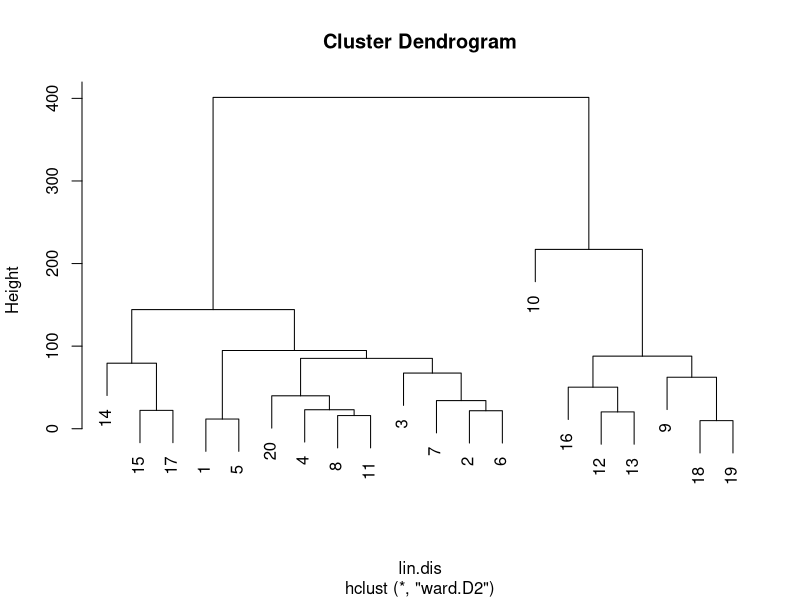
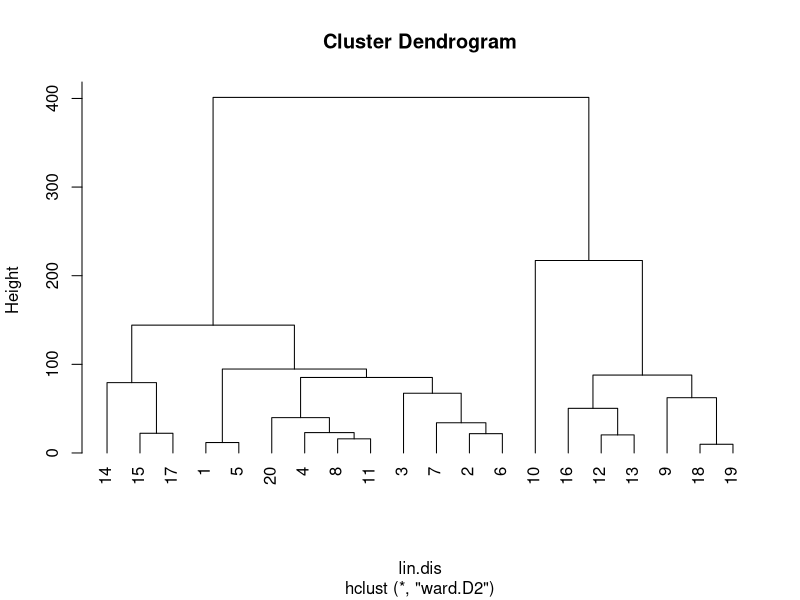
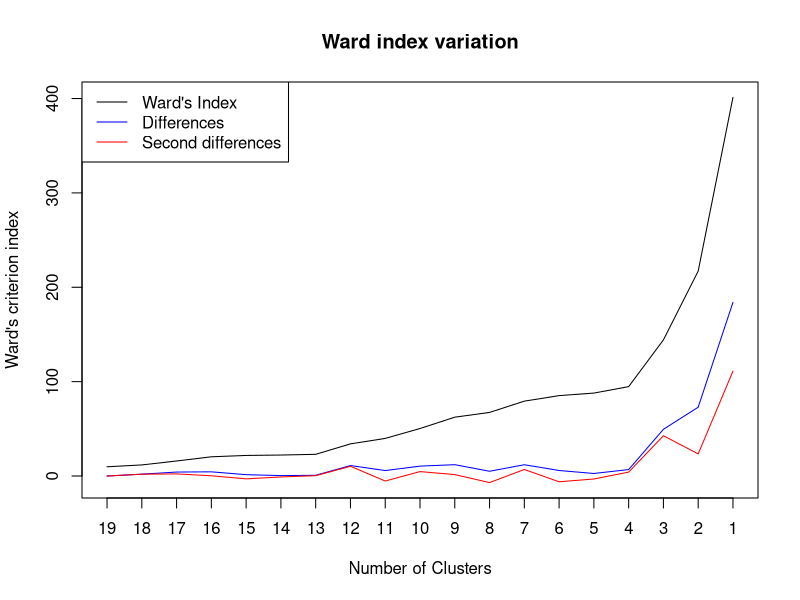
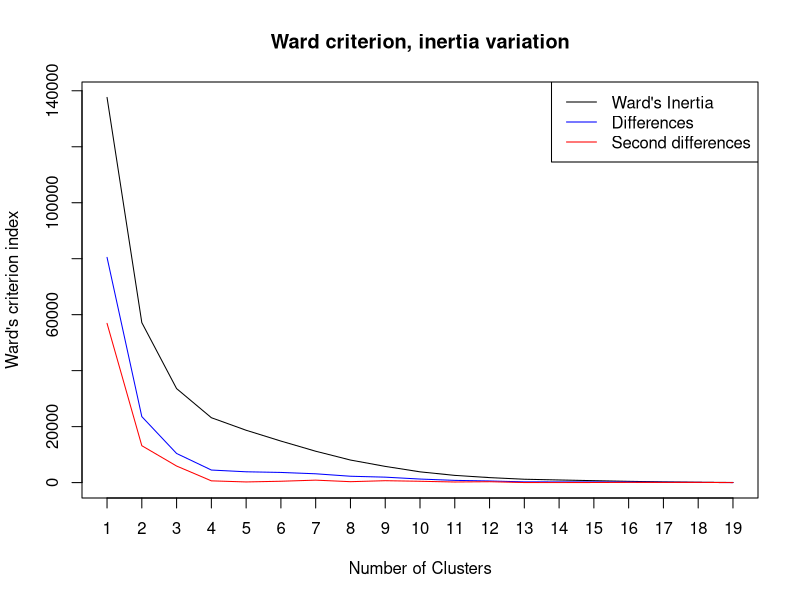
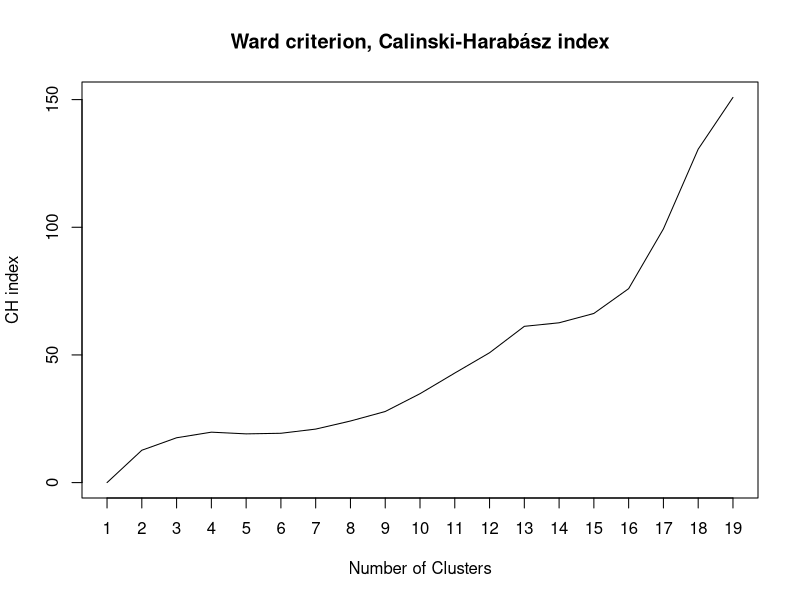
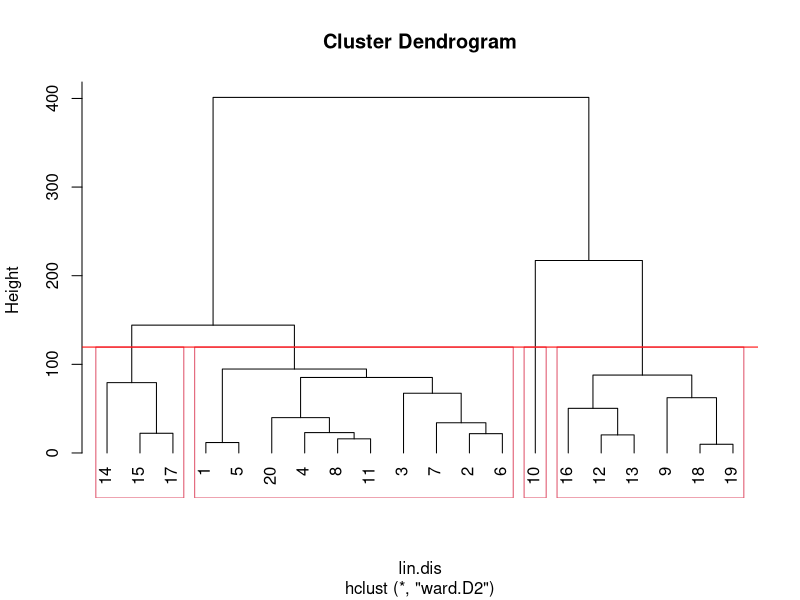
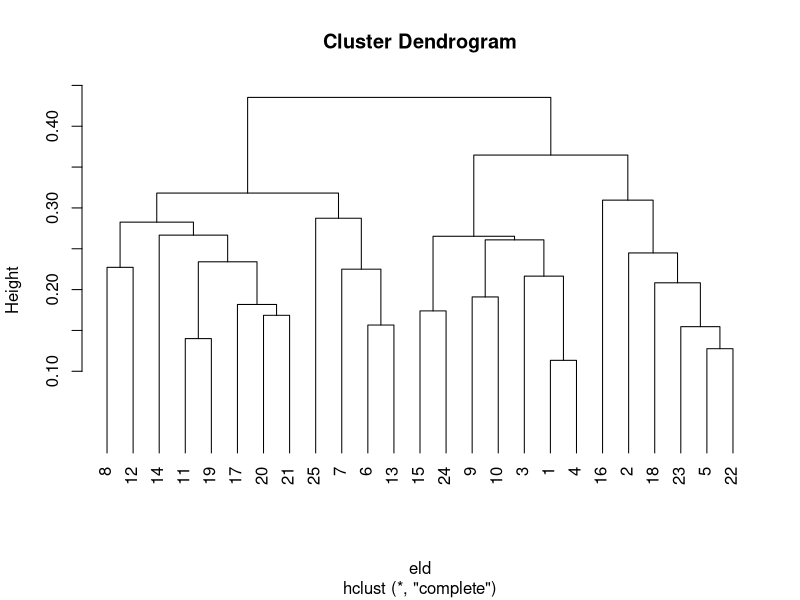
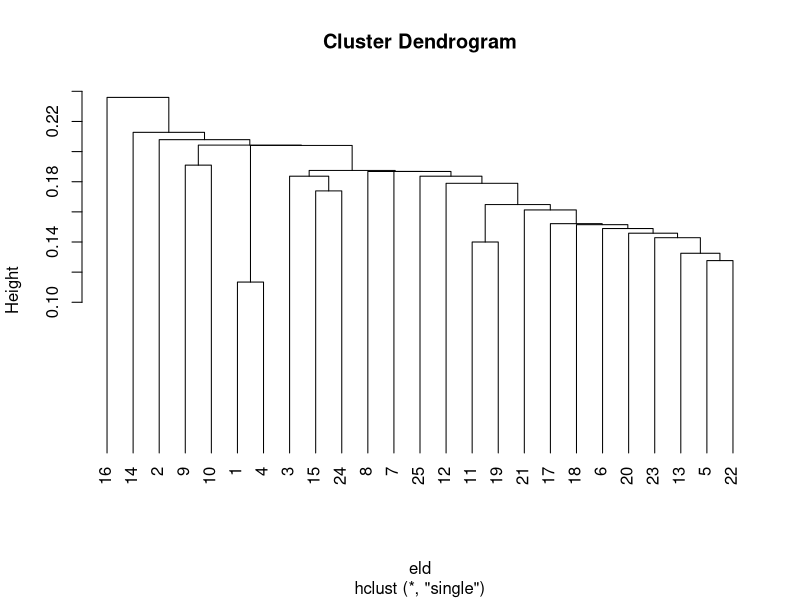

The R script that drew these images, in order:
#########################################################################
# clasificación jerarquica con hclust
# Pero se necesita de calcular la matriz  de distancias previamente.
dat = read.csv("Linnerud.csv",header=TRUE,row.names=1);head(dat)
n <- dim(dat)[1]
lin.dis   <- dist(dat); round(lin.dis,3)         # matriz de distancias (Euclidianas)       
lin.clust <- hclust(lin.dis,method="ward.D2")    # jerarquía ("Ward")
plot(lin.clust)                                  # gráfico dendrograma
plot(lin.clust,hang=-1)                          # gráfico mejor
lin.clust                                        
str(lin.clust)
# hclust brinda muchas salidas: se les vamos a salir todas
summary(lin.clust)
lin.clust$merge        # las parejas de nodos que se juntan
lin.clust$height       # el nivel de junctión
lin.clust$order        # el orden de las hojas
lin.clust$labels       # nombres
lin.clust$method       # método  
lin.clust$call         # fila de llamada
lin.clust$dist.method  # la distancia
part <- cutree(lin.clust, k = 1:(n-1)); part  # así se hacen todas las particiones posibles 
############################################################################################
# elección de la partición: inicialización
maxcl    <- n-1
ngr      <- c((maxcl):1)
wss      <- rep(0,maxcl)
wssd     <- wss
wssd2    <- wss
##########################################################################################
# estadísticas para el índice de la jerarquía
indx     <- lin.clust$height                       
Di       <- c(0,indx[2:maxcl] - indx[1:(maxcl-1)])    # diferencias índice de Ward
Di2      <- c(0,Di[2:maxcl] - Di[1:(maxcl-1)])        # diferencias segundas
########################################################################
# función que calcula la suma de cuadrados centrados

css <- function(data) {            # Centered sum of squares of a data.frame
       sum(scale(data, center = TRUE, scale = FALSE)^2)
}
########################################################################
# función que particiona los datos según los grupos eligidos y calcula
# la wss correspondiente
wrap <- function(i, hc, x) {          #  i = # of clusters, hc = hclust, x = data
        cl  <- cutree(hc, i)          # gets the partition in i groups 
        spl <- split(x, cl)           # splits the data in classes
        wss <- sum(sapply(spl, css))  # computes the wss
        wss
}
########################################################################
# se aplica wrap a cada partición
wss      <- rep(0,maxcl)
length(wss)
for (i in 1:maxcl) {
  wss[i] <- wrap(i,lin.clust,dat)             # suma de cuadratos dentro
}
# se calculan estadísticas correspondientes
Dw       <- -c(wss[2:maxcl] - wss[1:(maxcl-1)],0); Dw     # las dos diferencias
Dw2      <- -c(Dw[2:maxcl] - Dw[1:(maxcl-1)],0); Dw2

tss      <- wss[1]                            # suma de cuadratos total
bss      <- tss - wss                         # suma de cuadratos entre
# índice de Calinski-Harabász
df1      <- c(1:(maxcl))                      # número de grupos
df2      <- (n-c(1:maxcl))                    # número de observaciones - grupos
CH       <- (bss/df1)/(wss/df2)               # Calinski-Harabász
# se c onstruye la tabla de resultados
index    <- cbind(c((maxcl):1),lin.clust$merge,indx,Di,Di2,rev(wss),rev(Dw),rev(Dw2),CH)
rownames(index)   <- c(1:maxcl)
colnames(index)   <- c("ngr","g1","g2","index","Dindex","D2index","wss","Dwss","Dwss2","CH")
index
###### gráfico del índice
plot(c(1:maxcl),indx, type="l", xlab="Number of Clusters", ylim = c(min(indx,Di,Di2),max(indx,Di,Di2)),xaxt="n",
     ylab="Ward's criterion index", main = "Ward index variation")
axis(1,at=c(1:maxcl),labels=ngr)
lines(c(1:maxcl),Di,col="blue")
lines(c(1:maxcl),Di2,col="red")
legend("topleft",legend=c("Ward's Index","Differences","Second differences"),col=c("black","blue","red"),lty=1)
###### gráfico de las inercias
plot(1:maxcl, wss, type="l", xlab="Number of Clusters", ylim = c(min(wss,Dw,Dw2),max(wss,Dw,Dw2)),xaxt="n",
     ylab="Ward's criterion index", main = "Ward criterion, inertia variation")
axis(1,at=c(1:maxcl),labels=1:maxcl)
lines(1:maxcl, Dw,col="blue")
lines(1:maxcl, Dw2,col="red")
legend("topright",legend=c("Ward's Inertia","Differences","Second differences"),col=c("black","blue","red"),lty=1)
###### gráfico de Calinski-Harabász
plot(1:maxcl, CH, type="l", xlab="Number of Clusters", xaxt="n",
     ylab="CH index", main = "Ward criterion, Calinski-Harabász index")
axis(1,at=c(1:maxcl),labels=c(1:maxcl))
###########################################################################################
# estudio de una partición
ncl    <- 4                  # por ejemplo en 4 clases, pero cuidado, pues ncl es empleado
                             # para eligir la cuarta partición en part, ya que se han 
                             # hechas todas con cutree. Si no, hay que encuentrar cual se
                             # corresponde en part a ncl clases.
parti  <- part[,ncl]; parti  # clase de cada unidad
# para saber la lista de unidades por grupo en una partición y el promedio de las variables
apply(dat,2,mean)
clases = list()
dat_clases = split(dat,parti)
for (k in 1:ncl) {   # se buscan los nombres de las unidades
  clases$ind[[k]] <- rownames(part)[which(part[,ncl]==k)] # identifica ls puntos,
  clases$mean[[k]]<- apply(dat_clases[[k]],2,mean)        # cálcula los promédios
}
clases                                                    # lista de salida
###### dendrograma con clases
plot(lin.clust,hang=-1)
rect.hclust(lin.clust,k=ncl)
abline(h=(mean(indx[maxcl-ncl+c(1,2)])),col="red")
#########################################################################
# clasificación jerárquica con similitud
# se trabaja con Ellenberg
ell <- read.csv("Ellenberg.csv",header=TRUE,row.names=1); head(ell)
n = dim(ell)[1]
p = dim(ell)[2]
ell.c.sim <- matrix(0,nrow=p,p)
# se construye la matriz de similitud entre columnas según Sorensen 
for (i in 1:p) {
  for (j in 1:i) {
    if (i ==j)  {
      ell.c.sim[i,i] <- 1
    } else {
      t  <- table(ell[,i],ell[,j])  # tabla de contingencia
      a  <- t[1,1]
      b  <- t[1,2]
      c  <- t[2,1]
      d  <- t[2,2]
      so <- 2*a / (2*a + b + c)    # sorensen
      ell.c.sim[i,j] <- so         # valores en la primera mitad
      ell.c.sim[j,i] <- so         # también otra mitad
    } 
  }     
}
ell.c.sim
# se transforma en disimilitud y se hace la jerarquía
eld       <- as.dist(1-(ell.c.sim))
ell.c.cpl <- hclust(eld,method="complete") # distancia máxima
# gráfico del dendrograma
plot(ell.c.cpl,hang=-0.1)

ell.s.cpl <- hclust(eld,method="single")   # distancia mínima
plot(ell.s.cpl,hang=-0.1)
########################################################################
# trabajamos con la máxima distancia
maxcl    <- p-1
wss      <- rep(0,maxcl)
wssd     <- wss
wssd2    <- wss
wss      <- ell.c.cpl$height
for (i in 1:maxcl) {
  if (i>1) {
    wssd[i]  <- wss[i]-wss[i-1]
  }
  if (i>2) wssd2[i] <- wssd[i]-wssd[i-1]
}
index             <- cbind(c(maxcl:1),wss,wssd,wssd2)
rownames(index)   <- c(1:maxcl)
colnames(index)   <- c("ngr","SSW","D","D2")
index                                         # tabla de resultados
plot(ell.c.cpl,hang=-0.1)                     # gráfico con clases
rect.hclust(ell.c.cpl,k=5)                    # se dibujan rectangulos para clases
########################################################################
# cuidado en seguida, porque, si se quiere hacer el mismo estudio que para Linnerud,
# hay que transponer ell, (comando elt <- t(ell)) y trabayar con elt, porque los comandos 
# siguientes funcionan para filas y no para columnas. Al contrario, si se van clasificando
# las filas hay que hacer atención en la construcción de la matriz de similitud, pero luego
# todo debería funcionar como en Linnerud. Atención también a corregir en todos casos las 
# dimensiones, que arriba se refieren a Linnerud.
########################################################################################